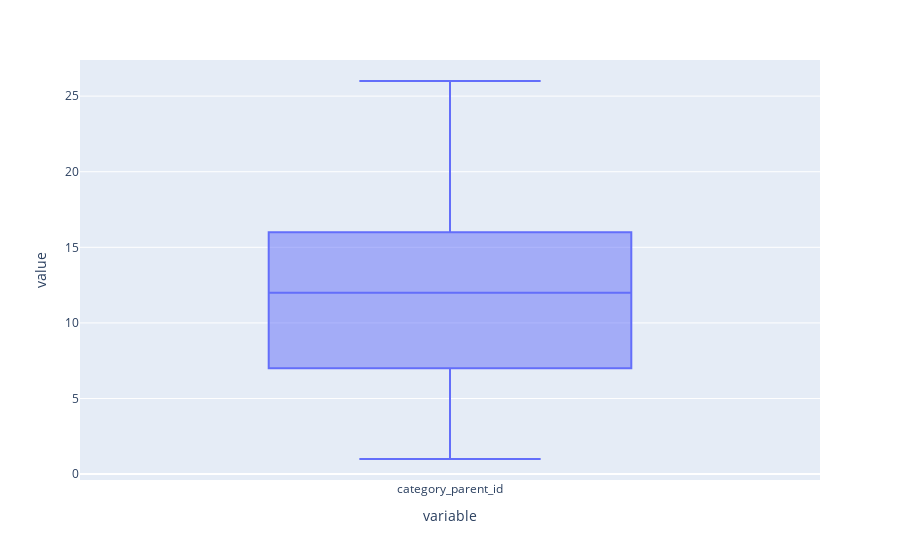

The code cell stored with this chart in its notebook:
### Markdown cell above
- Create a box-plot for the `category_parent_id` column

### Code cell
px.box(df['category_parent_id'])

### Figure 1 — Plotly figure (JSON) as saved in the notebook; plotly's stock layout.template omitted (floating-point values rounded to 4 significant figures; data arrays with more than 128 entries replaced by an {"elided": "..."} marker saying what was removed)
{"data": [{"alignmentgroup": "True", "hovertemplate": "variable=%{x}<br>value=%{y}<extra></extra>", "legendgroup": "", "marker": {"color": "#636efa"}, "name": "", "notched": false, "offsetgroup": "", "orientation": "v", "showlegend": false, "type": "box", "x": {"elided": "2400 str values"}, "x0": " ", "xaxis": "x", "y": {"elided": "2400 int values"}, "y0": " ", "yaxis": "y"}], "layout": {"boxmode": "group", "legend": {"tracegroupgap": 0}, "margin": {"t": 60}, "xaxis": {"anchor": "y", "domain": [0, 1], "title": {"text": "variable"}}, "yaxis": {"anchor": "x", "domain": [0, 1], "title": {"text": "value"}}}}
